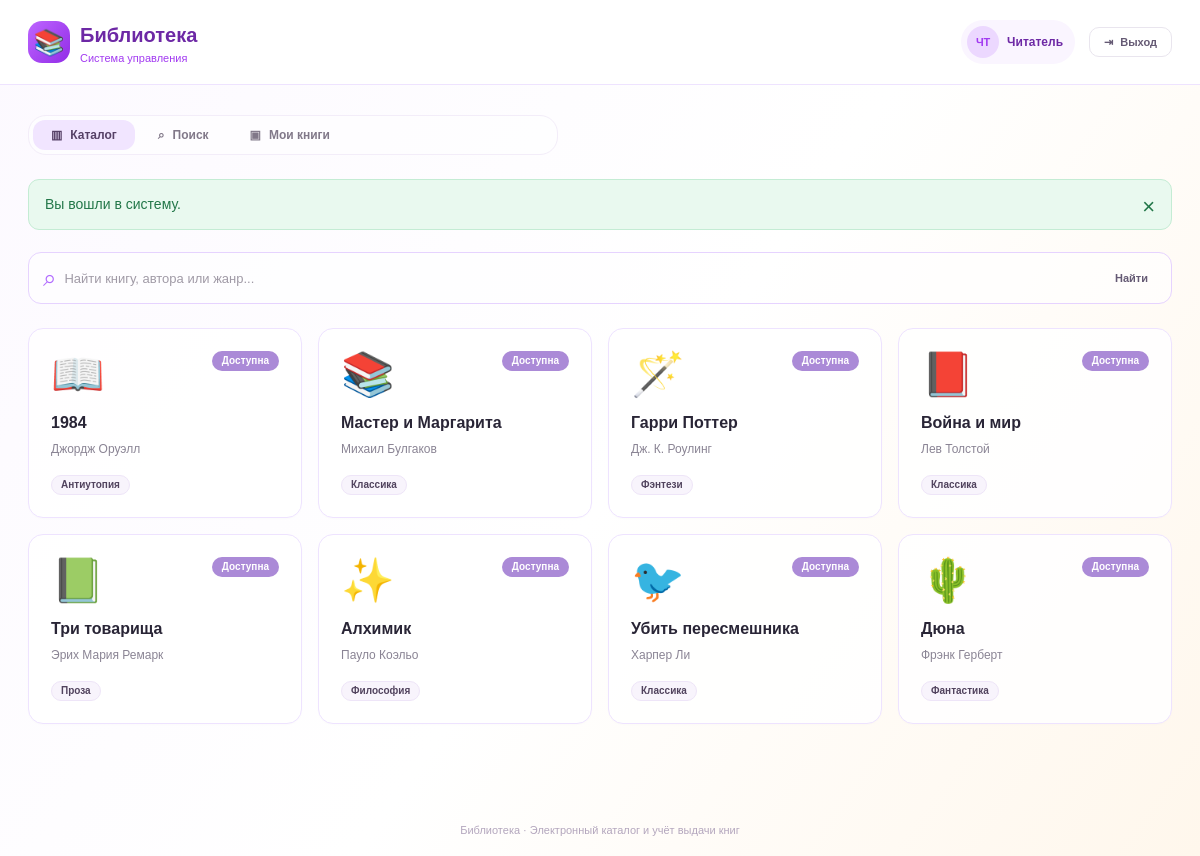
Page /index.php?page=catalog (signed in) on the committed database.
### tables this page shows
CREATE TABLE IF NOT EXISTS books (
    id INT UNSIGNED AUTO_INCREMENT PRIMARY KEY,
    title VARCHAR(200) NOT NULL,
    author VARCHAR(160) NOT NULL,
    isbn VARCHAR(20) NOT NULL UNIQUE,
    genre VARCHAR(80) NOT NULL,
    publication_year SMALLINT UNSIGNED NOT NULL,
    description TEXT NOT NULL,
    icon VARCHAR(20) NOT NULL DEFAULT 'book',
    archived_at DATETIME NULL,
    created_at DATETIME NOT NULL DEFAULT CURRENT_TIMESTAMP,
    INDEX (title), INDEX (author)
);

### includes/bootstrap.php (called while the page is built, shortened)
<?php
function db(): PDO {
    static $pdo;
    if (!$pdo) {
        $c = require __DIR__ . '/../config.php';
        $pdo = new PDO("mysql:host={$c['host']};port={$c['port']};dbname={$c['database']};charset=utf8mb4", $c['user'], $c['password'], [PDO::ATTR_ERRMODE => PDO::ERRMODE_EXCEPTION, PDO::ATTR_DEFAULT_FETCH_MODE => PDO::FETCH_ASSOC, PDO::ATTR_EMULATE_PREPARES => false]);
        $pdo->exec("SET time_zone = '+07:00'");
    }
    return $pdo;
}
function query(string $sql, array $params = []): PDOStatement {
    $stmt = db()->prepare($sql);
    $stmt->execute($params);
    return $stmt;
}
function e($value): string { return htmlspecialchars((string)$value, ENT_QUOTES | ENT_SUBSTITUTE, 'UTF-8'); }
function icon(string $name): string {
    $names = ['book'=>'📖','stack'=>'📚','magic'=>'🪄','red'=>'📕','green'=>'📗','spark'=>'✨','bird'=>'🐦','desert'=>'🌵'];
    return $names[$name] ?? $names['book'];
}

### pages/catalog.php (the view, shortened to what this page needs)
<?php
$advanced = $page === 'search';
$filters = [];
foreach (['q','title','author','isbn','genre'] as $key) {
    $filters[$key] = isset($_GET[$key]) && is_string($_GET[$key]) ? mb_substr(trim($_GET[$key]),0,200) : '';
}
$where = ['b.archived_at IS NULL']; $params = [];
$count = (int)query('SELECT COUNT(*) FROM books b WHERE '.implode(' AND ',$where),$params)->fetchColumn();
$pagesCount = max(1,(int)ceil($count/24));
$currentPage = max(1,min($pagesCount,(int)($_GET['p'] ?? 1))); $offset = ($currentPage-1)*24;
$books = query(BOOK_SELECT.' WHERE '.implode(' AND ',$where)." ORDER BY b.id LIMIT 24 OFFSET $offset",$params)->fetchAll();
?>
<?php if ($advanced): ?>
<section class="panel search-panel"><h1><span class="purple">⌕</span> Расширенный поиск</h1><p class="muted subtitle">Найдите нужную книгу по различным критериям</p>
<form method="get" class="form-grid"><input type="hidden" name="page" value="search">
<?php foreach (['title'=>['Название книги','Например: 1984'],'author'=>['Автор','Например: Оруэлл'],'isbn'=>['ISBN','9785170988255'],'genre'=>['Жанр','Например: Фэнтези']] as $key=>$label): ?>
<label><?= $label[0] ?><input name="<?= $key ?>" maxlength="200" value="<?= e($filters[$key]) ?>" placeholder="<?= $label[1] ?>"></label>
<?php endforeach; ?><button class="button primary full" type="submit">⌕ Найти книги</button></form></section>
<?php else: ?>
<div class="catalog-toolbar"><form method="get" class="quick-search"><span aria-hidden="true">⌕</span><input type="search" name="q" maxlength="200" value="<?= e($filters['q']) ?>" aria-label="Быстрый поиск по названию, автору или жанру" placeholder="Найти книгу, автора или жанр..."><button class="button small outline" type="submit">Найти</button></form>
<?php if (is_admin($user)): ?><a class="button primary" href="index.php?page=book_form">+ Добавить книгу</a><?php endif; ?></div>
<?php endif; ?>
<?php $searched = $advanced ? count(array_filter(array_intersect_key($filters,array_flip(['title','author','isbn','genre'])))) : $filters['q'] !== ''; ?>
<?php if (!$advanced || $searched): ?>
<div class="book-grid">
<?php foreach ($books as $book): ?>
<button class="book-card" type="button" data-open="book-<?= $book['id'] ?>">
<span class="card-top"><span class="book-icon"><?= icon($book['icon']) ?></span><span class="badge <?= $book['available'] ? 'available' : 'issued' ?>"><?= $book['available'] ? 'Доступна' : 'Выдана' ?></span></span>
<strong><?= e($book['title']) ?></strong><span class="muted author"><?= e($book['author']) ?></span><span class="genre"><?= e($book['genre']) ?></span>
</button>
<?php endforeach; ?>
</div>
<?php endif; ?>

### assets/style.css (style rules this page uses)
:root { --purple:#a23af1;--purple-dark:#6d28a5;--border:#eee3ff;--muted:#8a8494;--text:#292536;--red:#ff484f;--green:#19bd61;--soft:#faf5ff }
* { box-sizing:border-box }
body { margin:0;min-height:100vh;color:var(--text);font-family:Arial,Helvetica,sans-serif;font-size:14px;background:linear-gradient(125deg,#fcf9ff 0%,#fff 53%,#fff7ec 100%) }
button,input,select,textarea { font:inherit }
button,a,input,select,textarea { -webkit-tap-highlight-color:transparent }
button { cursor:pointer }
strong { line-height:1.4 }
.muted { color:var(--muted);font-size:12px }
.button { display:inline-flex;align-items:center;justify-content:center;gap:7px;padding:11px 20px;min-height:40px;border:1px solid transparent;border-radius:11px;white-space:nowrap;text-decoration:none!important;background:#eee;color:var(--text);font-size:12px;font-weight:600;line-height:1.3 }
.outline { border-color:#e9e5ee;background:#fff;color:#655a74 }
.small { font-size:11px;padding:7px 14px;min-height:30px;border-radius:10px }
.badge { display:inline-flex;align-items:center;justify-content:center;white-space:nowrap;border-radius:16px;padding:4px 10px;font-size:10px;font-weight:600;line-height:1.2 }
.available { background:#ab8ad7;color:#fff }
.genre { display:inline-block;border:1px solid #eee5f8;background:#f8f4fc;border-radius:10px;font-size:10px;font-weight:600;padding:3px 9px;line-height:1.2;width:fit-content;color:#51435e }
.catalog-toolbar { display:flex;gap:14px;margin-bottom:24px }
.quick-search { position:relative;display:flex;gap:8px;align-items:center;width:100%;background:#ffffffa6;border:1px solid #e6d3ff;border-radius:13px;padding:5px 9px 5px 14px }
.quick-search>span { color:#b16aff;font-size:24px;line-height:1 }
.quick-search input { border:0;background:transparent;min-width:0;padding:7px 0;box-shadow:none!important }
.quick-search .button { background:transparent;border:0 }
.book-grid { display:grid;grid-template-columns:repeat(4,minmax(0,1fr));gap:16px }
.book-card { min-height:190px;display:flex;flex-direction:column;align-items:flex-start;text-align:left;padding:22px;background:#ffffffdf;border:1px solid var(--border);border-radius:15px;color:var(--text);box-shadow:0 1px 2px #34204e04;transition:transform .15s,border-color .15s }
.card-top { display:flex;width:100%;justify-content:space-between;gap:8px;align-items:flex-start;margin-bottom:14px }
.book-icon { font-size:43px;line-height:1.1;flex-shrink:0 }
.book-card strong { font-size:16px;margin-bottom:7px;overflow-wrap:anywhere }
.author { margin-bottom:14px }
.book-card .genre { margin-top:auto }
input,select,textarea { display:block;width:100%;border:1px solid #e9e5ee;border-radius:9px;background:#fdfcfe;padding:11px 13px;color:var(--text);outline:0;font-size:13px;min-height:40px }
input::placeholder,textarea::placeholder { color:#a09aa6 }

### rows in the picture
books: icon "📖", title "1984", author "Джордж Оруэлл", genre "Антиутопия"
books: icon "📚", title "Мастер и Маргарита", author "Михаил Булгаков", genre "Классика"
books: icon "🪄", title "Гарри Поттер", author "Дж. К. Роулинг", genre "Фэнтези"
books: icon "📕", title "Война и мир", author "Лев Толстой", genre "Классика"
books: icon "📗", title "Три товарища", author "Эрих Мария Ремарк", genre "Проза"
books: icon "✨", title "Алхимик", author "Пауло Коэльо", genre "Философия"
books: icon "🐦", title "Убить пересмешника", author "Харпер Ли", genre "Классика"
books: icon "🌵", title "Дюна", author "Фрэнк Герберт", genre "Фантастика"

### other values in the picture
$notice['message'] "Вы вошли в систему."
